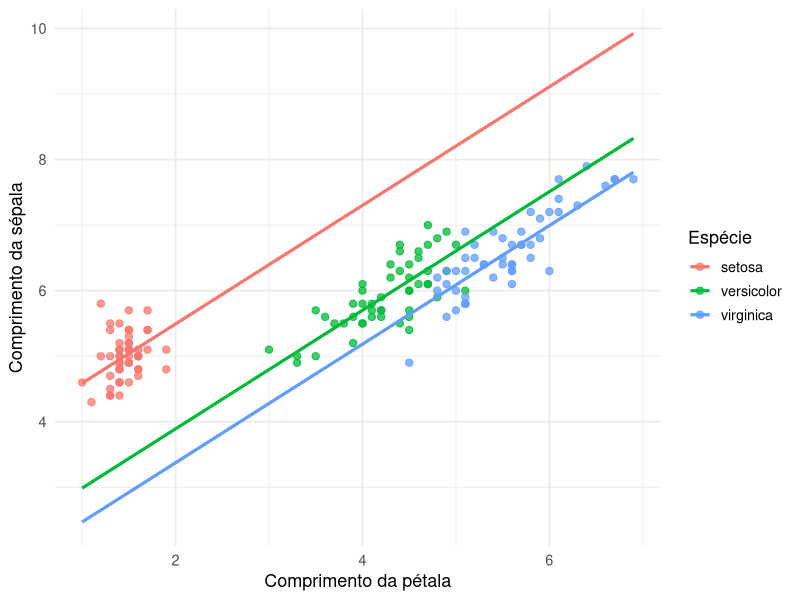
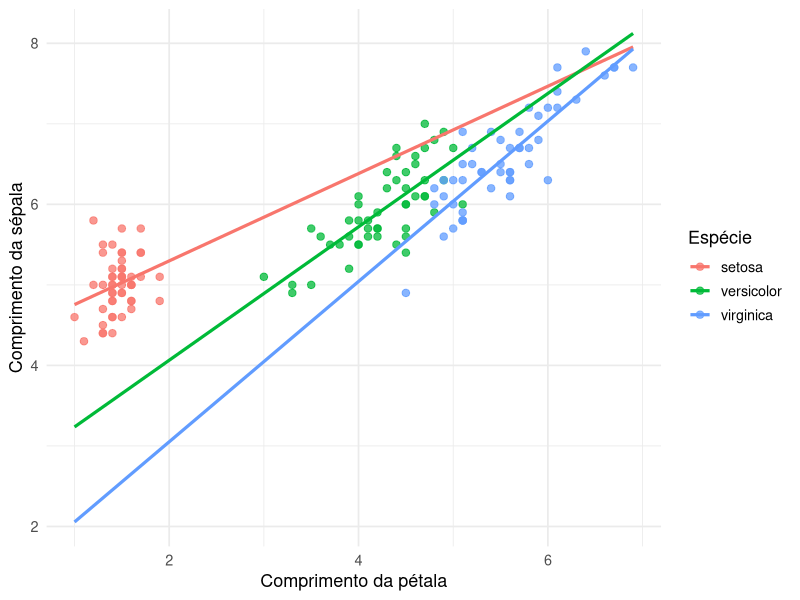

Generate these figures, in order, with R:
## ---- chunk 1
#| label: fig-ancova-iris-retas-paralelas
#| fig-cap: "Modelo ANCOVA com retas paralelas utilizando a base iris."
#| warning: false
#| message: false
#| echo: false

library(ggplot2)
library(dplyr)

dados_iris <- iris |>
  mutate(
    Species = factor(Species)
  )

mod_ancova_paralelo <- lm(
  Sepal.Length ~ Petal.Length + Species,
  data = dados_iris
)

grid_iris <- expand.grid(
  Petal.Length = seq(
    min(dados_iris$Petal.Length),
    max(dados_iris$Petal.Length),
    length.out = 150
  ),
  Species = levels(dados_iris$Species)
)

grid_iris$ajustado <- predict(
  mod_ancova_paralelo,
  newdata = grid_iris
)

ggplot(
  dados_iris,
  aes(
    x = Petal.Length,
    y = Sepal.Length,
    color = Species
  )
) +
  geom_point(
    alpha = 0.75,
    size = 2.2
  ) +
  geom_line(
    data = grid_iris,
    aes(
      x = Petal.Length,
      y = ajustado,
      color = Species
    ),
    linewidth = 1.1
  ) +
  labs(
    x = "Comprimento da pétala",
    y = "Comprimento da sépala",
    color = "Espécie"
  ) +
  theme_minimal(base_size = 13)
## ---- chunk 2
#| label: tbl-ancova-coeficientes-paralelo
#| tbl-cap: "Coeficientes estimados do modelo ANCOVA com retas paralelas."
#| warning: false
#| message: false
#| echo: false

library(broom)
library(knitr)

tab_coef_paralelo <- broom::tidy(
  mod_ancova_paralelo,
  conf.int = TRUE
) |>
  mutate(
    estimate = round(estimate, 4),
    std.error = round(std.error, 4),
    statistic = round(statistic, 4),
    p.value = round(p.value, 4),
    conf.low = round(conf.low, 4),
    conf.high = round(conf.high, 4)
  )

knitr::kable(
  tab_coef_paralelo,
  col.names = c(
    "Termo",
    "Estimativa",
    "Erro padrão",
    "Estatística t",
    "Valor-p",
    "IC inferior",
    "IC superior"
  )
)
## ---- chunk 3
#| label: tbl-ancova-anova-paralelo
#| tbl-cap: "Tabela de análise de variância para o modelo ANCOVA com retas paralelas."
#| warning: false
#| message: false
#| echo: false

tab_anova_paralelo <- anova(
  mod_ancova_paralelo
)

knitr::kable(
  round(tab_anova_paralelo, 4)
)
## ---- chunk 4
#| label: fig-ancova-iris-interacao
#| fig-cap: "Modelo ANCOVA com interação utilizando a base iris."
#| warning: false
#| message: false
#| echo: false

mod_ancova_interacao <- lm(
  Sepal.Length ~ Petal.Length * Species,
  data = dados_iris
)

grid_iris_int <- expand.grid(
  Petal.Length = seq(
    min(dados_iris$Petal.Length),
    max(dados_iris$Petal.Length),
    length.out = 150
  ),
  Species = levels(dados_iris$Species)
)

grid_iris_int$ajustado <- predict(
  mod_ancova_interacao,
  newdata = grid_iris_int
)

ggplot(
  dados_iris,
  aes(
    x = Petal.Length,
    y = Sepal.Length,
    color = Species
  )
) +
  geom_point(
    alpha = 0.75,
    size = 2.2
  ) +
  geom_line(
    data = grid_iris_int,
    aes(
      x = Petal.Length,
      y = ajustado,
      color = Species
    ),
    linewidth = 1.1
  ) +
  labs(
    x = "Comprimento da pétala",
    y = "Comprimento da sépala",
    color = "Espécie"
  ) +
  theme_minimal(base_size = 13)
## ---- chunk 5
#| label: tbl-ancova-coeficientes-interacao
#| tbl-cap: "Coeficientes estimados do modelo ANCOVA com interação."
#| warning: false
#| message: false
#| echo: false

tab_coef_interacao <- broom::tidy(
  mod_ancova_interacao,
  conf.int = TRUE
) |>
  mutate(
    estimate = round(estimate, 4),
    std.error = round(std.error, 4),
    statistic = round(statistic, 4),
    p.value = round(p.value, 4),
    conf.low = round(conf.low, 4),
    conf.high = round(conf.high, 4)
  )

knitr::kable(
  tab_coef_interacao,
  col.names = c(
    "Termo",
    "Estimativa",
    "Erro padrão",
    "Estatística t",
    "Valor-p",
    "IC inferior",
    "IC superior"
  )
)
## ---- chunk 6
#| label: tbl-comparacao-modelos-ancova
#| tbl-cap: "Comparação entre o modelo ANCOVA com retas paralelas e o modelo com interação."
#| warning: false
#| message: false
#| echo: false

comparacao_modelos <- anova(
  mod_ancova_paralelo,
  mod_ancova_interacao
)

knitr::kable(
  round(comparacao_modelos, 4)
)
## ---- chunk 7
#| label: tbl-ancova-centralizacao
#| tbl-cap: "Comparação entre o modelo original e o modelo com covariável centralizada."
#| warning: false
#| message: false
#| echo: false

dados_iris_c <- dados_iris |>
  mutate(
    Petal.Length_c = Petal.Length - mean(Petal.Length)
  )

mod_interacao_c <- lm(
  Sepal.Length ~ Petal.Length_c * Species,
  data = dados_iris_c
)

tab_centralizacao <- tibble::tibble(
  Modelo = c(
    "Covariável original",
    "Covariável centralizada"
  ),
  `R²` = c(
    summary(mod_ancova_interacao)$r.squared,
    summary(mod_interacao_c)$r.squared
  ),
  `Erro padrão residual` = c(
    summary(mod_ancova_interacao)$sigma,
    summary(mod_interacao_c)$sigma
  )
) |>
  mutate(
    `R²` = round(`R²`, 4),
    `Erro padrão residual` =
      round(`Erro padrão residual`, 4)
  )

knitr::kable(tab_centralizacao)
